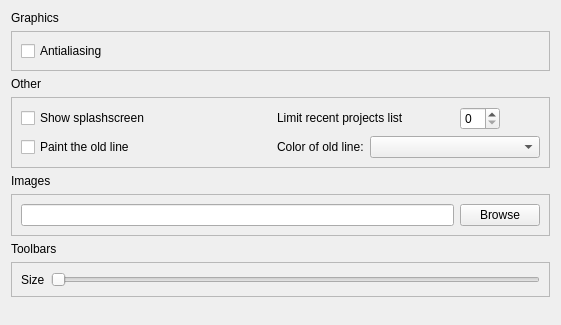
<?xml version="1.0" encoding="UTF-8"?>
<ui version="4.0">
 <class>PreferencesMiscellaniousPage</class>
 <widget class="QWidget" name="PreferencesMiscellaniousPage">
  <property name="geometry">
   <rect>
    <x>0</x>
    <y>0</y>
    <width>561</width>
    <height>325</height>
   </rect>
  </property>
  <property name="sizePolicy">
   <sizepolicy hsizetype="Preferred" vsizetype="Preferred">
    <horstretch>0</horstretch>
    <verstretch>0</verstretch>
   </sizepolicy>
  </property>
  <layout class="QGridLayout" name="gridLayout_4">
   <item row="0" column="0">
    <widget class="QLabel" name="label_5">
     <property name="text">
      <string>Graphics</string>
     </property>
    </widget>
   </item>
   <item row="1" column="0">
    <widget class="QFrame" name="frame_3">
     <property name="frameShape">
      <enum>QFrame::StyledPanel</enum>
     </property>
     <property name="frameShadow">
      <enum>QFrame::Raised</enum>
     </property>
     <layout class="QGridLayout" name="gridLayout">
      <item row="0" column="0">
       <widget class="QCheckBox" name="antialiasingCheckBox">
        <property name="text">
         <string>Antialiasing</string>
        </property>
       </widget>
      </item>
     </layout>
    </widget>
   </item>
   <item row="2" column="0">
    <widget class="QLabel" name="label_6">
     <property name="text">
      <string>Other</string>
     </property>
    </widget>
   </item>
   <item row="3" column="0">
    <widget class="QFrame" name="frame_4">
     <property name="frameShape">
      <enum>QFrame::StyledPanel</enum>
     </property>
     <property name="frameShadow">
      <enum>QFrame::Raised</enum>
     </property>
     <layout class="QGridLayout" name="gridLayout_2" rowstretch="0,0,0,0">
      <item row="0" column="0">
       <widget class="QCheckBox" name="splashScreenCheckBox">
        <property name="text">
         <string>Show splashscreen</string>
        </property>
       </widget>
      </item>
      <item row="3" column="2">
       <widget class="QLabel" name="label_8">
        <property name="text">
         <string>Color of old line:</string>
        </property>
       </widget>
      </item>
      <item row="3" column="3">
       <widget class="QComboBox" name="colorComboBox">
        <property name="minimumSize">
         <size>
          <width>170</width>
          <height>0</height>
         </size>
        </property>
        <property name="frame">
         <bool>true</bool>
        </property>
       </widget>
      </item>
      <item row="3" column="0">
       <widget class="QCheckBox" name="paintOldLineCheckBox">
        <property name="enabled">
         <bool>true</bool>
        </property>
        <property name="text">
         <string>Paint the old line</string>
        </property>
       </widget>
      </item>
      <item row="3" column="1">
       <spacer name="horizontalSpacer">
        <property name="orientation">
         <enum>Qt::Horizontal</enum>
        </property>
        <property name="sizeType">
         <enum>QSizePolicy::Expanding</enum>
        </property>
        <property name="sizeHint" stdset="0">
         <size>
          <width>40</width>
          <height>20</height>
         </size>
        </property>
       </spacer>
      </item>
      <item row="0" column="2" colspan="2">
       <layout class="QHBoxLayout" name="horizontalLayout_4">
        <property name="spacing">
         <number>5</number>
        </property>
        <property name="sizeConstraint">
         <enum>QLayout::SetDefaultConstraint</enum>
        </property>
        <property name="topMargin">
         <number>0</number>
        </property>
        <property name="rightMargin">
         <number>0</number>
        </property>
        <item>
         <widget class="QLabel" name="label_9">
          <property name="sizePolicy">
           <sizepolicy hsizetype="Preferred" vsizetype="Maximum">
            <horstretch>0</horstretch>
            <verstretch>0</verstretch>
           </sizepolicy>
          </property>
          <property name="text">
           <string>Limit recent projects list</string>
          </property>
          <property name="wordWrap">
           <bool>true</bool>
          </property>
         </widget>
        </item>
        <item>
         <widget class="QSpinBox" name="recentProjectsLimitSpinBox">
          <property name="sizePolicy">
           <sizepolicy hsizetype="Fixed" vsizetype="Fixed">
            <horstretch>0</horstretch>
            <verstretch>0</verstretch>
           </sizepolicy>
          </property>
          <property name="maximumSize">
           <size>
            <width>40</width>
            <height>16777215</height>
           </size>
          </property>
         </widget>
        </item>
        <item>
         <spacer name="horizontalSpacer_2">
          <property name="orientation">
           <enum>Qt::Horizontal</enum>
          </property>
          <property name="sizeType">
           <enum>QSizePolicy::Maximum</enum>
          </property>
          <property name="sizeHint" stdset="0">
           <size>
            <width>40</width>
            <height>20</height>
           </size>
          </property>
         </spacer>
        </item>
       </layout>
      </item>
     </layout>
    </widget>
   </item>
   <item row="4" column="0">
    <widget class="QLabel" name="label_7">
     <property name="text">
      <string>Images</string>
     </property>
    </widget>
   </item>
   <item row="5" column="0">
    <widget class="QFrame" name="frame_5">
     <property name="frameShape">
      <enum>QFrame::StyledPanel</enum>
     </property>
     <property name="frameShadow">
      <enum>QFrame::Raised</enum>
     </property>
     <layout class="QGridLayout" name="gridLayout_3">
      <item row="0" column="1">
       <widget class="QPushButton" name="imagesPathBrowseButton">
        <property name="text">
         <string>Browse</string>
        </property>
       </widget>
      </item>
      <item row="0" column="0">
       <widget class="QLineEdit" name="imagesPathEdit"/>
      </item>
     </layout>
    </widget>
   </item>
   <item row="6" column="0">
    <widget class="QLabel" name="label">
     <property name="text">
      <string>Toolbars</string>
     </property>
    </widget>
   </item>
   <item row="7" column="0">
    <widget class="QFrame" name="frame">
     <property name="frameShape">
      <enum>QFrame::StyledPanel</enum>
     </property>
     <property name="frameShadow">
      <enum>QFrame::Raised</enum>
     </property>
     <layout class="QHBoxLayout" name="horizontalLayout">
      <item>
       <widget class="QLabel" name="label_2">
        <property name="text">
         <string>Size</string>
        </property>
       </widget>
      </item>
      <item>
       <widget class="QSlider" name="toolbarSizeSlider">
        <property name="minimum">
         <number>20</number>
        </property>
        <property name="maximum">
         <number>50</number>
        </property>
        <property name="orientation">
         <enum>Qt::Horizontal</enum>
        </property>
       </widget>
      </item>
     </layout>
    </widget>
   </item>
   <item row="8" column="0">
    <spacer name="verticalSpacer">
     <property name="orientation">
      <enum>Qt::Vertical</enum>
     </property>
     <property name="sizeHint" stdset="0">
      <size>
       <width>20</width>
       <height>40</height>
      </size>
     </property>
    </spacer>
   </item>
  </layout>
 </widget>
 <resources/>
 <connections/>
</ui>
